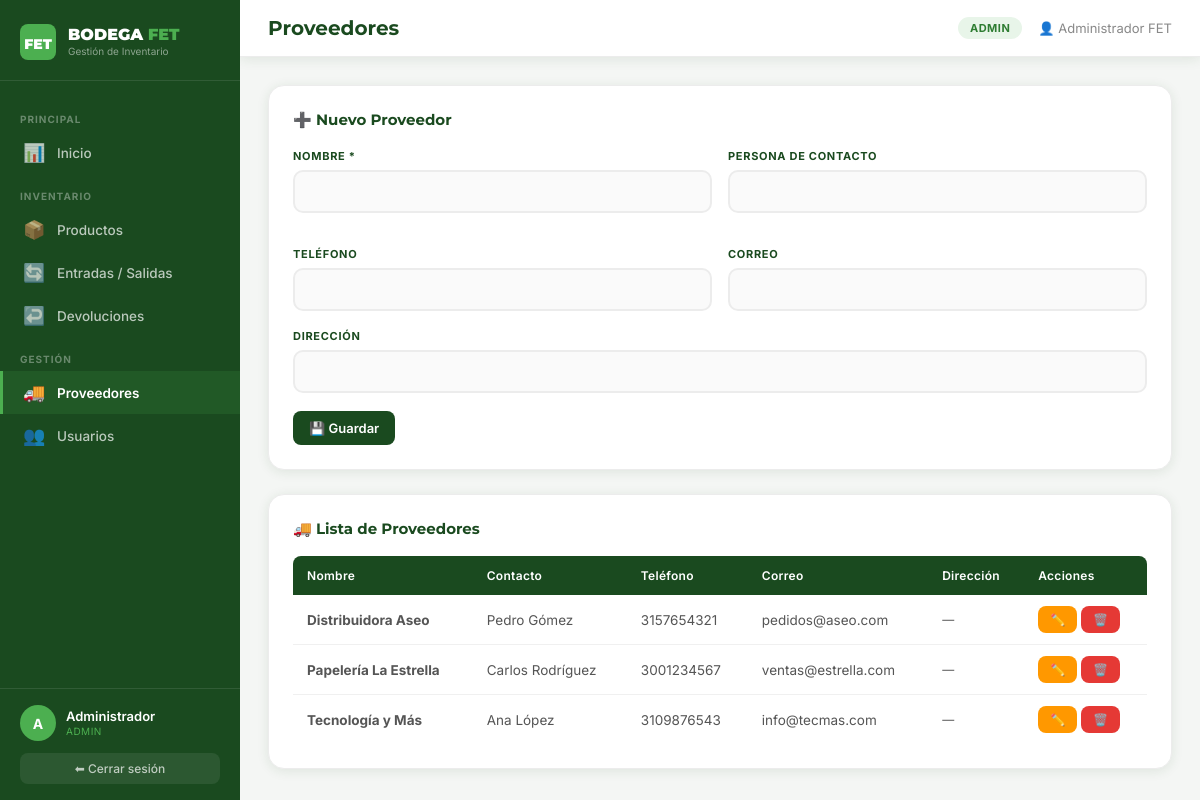
/proveedores.php (signed in), run on the app's committed database.
### tables this page shows
CREATE TABLE proveedores (
    id INT AUTO_INCREMENT PRIMARY KEY,
    nombre VARCHAR(150) NOT NULL,
    contacto VARCHAR(100),
    telefono VARCHAR(20),
    correo VARCHAR(150),
    direccion TEXT,
    activo TINYINT(1) DEFAULT 1,
    fecha_registro TIMESTAMP DEFAULT CURRENT_TIMESTAMP
);

### proveedores.php (the view, shortened to what this page needs)
<?php
require_once 'conexion.php';
$titulo_pagina = 'Proveedores';
$editar = null;
$proveedores = mysqli_query($conexion, "SELECT * FROM proveedores WHERE activo=1 ORDER BY nombre");
include 'header.php';
?>
<div class="card" style="margin-bottom:24px;">
    <h3 style="font-family:Montserrat,sans-serif;font-size:15px;color:#1a4a1f;margin-bottom:20px;">
        <?php echo $editar ? '✏️ Editar Proveedor' : '➕ Nuevo Proveedor'; ?>
    </h3>
    <form method="POST">
        <div class="form-grid-2">
            <div class="form-group">
                <label>Nombre *</label>
                <input type="text" name="nombre" class="form-control" required value="<?php echo htmlspecialchars($editar['nombre'] ?? ''); ?>">
            </div>
            <div class="form-group">
                <label>Persona de contacto</label>
                <input type="text" name="contacto" class="form-control" value="<?php echo htmlspecialchars($editar['contacto'] ?? ''); ?>">
            </div>
            <div class="form-group">
                <label>Teléfono</label>
                <input type="text" name="telefono" class="form-control" value="<?php echo htmlspecialchars($editar['telefono'] ?? ''); ?>">
            </div>
            <div class="form-group">
                <label>Correo</label>
                <input type="email" name="correo" class="form-control" value="<?php echo htmlspecialchars($editar['correo'] ?? ''); ?>">
            </div>
        </div>
        <div class="form-group">
            <label>Dirección</label>
            <input type="text" name="direccion" class="form-control" value="<?php echo htmlspecialchars($editar['direccion'] ?? ''); ?>">
        </div>
        <div style="display:flex;gap:10px;">
            <button type="submit" class="btn btn-primary">💾 <?php echo $editar?'Actualizar':'Guardar'; ?></button>
        </div>
    </form>
</div>
<div class="card">
    <h3 style="font-family:Montserrat,sans-serif;font-size:15px;color:#1a4a1f;margin-bottom:18px;">🚚 Lista de Proveedores</h3>
    <div class="tabla-wrap">
    <table>
        <thead><tr><th>Nombre</th><th>Contacto</th><th>Teléfono</th><th>Correo</th><th>Dirección</th><th>Acciones</th></tr></thead>
        <tbody>
        <?php if(mysqli_num_rows($proveedores)===0): ?>
            <tr><td colspan="6" style="text-align:center;color:#aaa;padding:20px;">Sin proveedores.</td></tr>
        <?php else: ?>
        <?php while($p=mysqli_fetch_assoc($proveedores)): ?>
        <tr>
            <td><strong><?php echo htmlspecialchars($p['nombre']); ?></strong></td>
            <td><?php echo htmlspecialchars($p['contacto'] ?: '—'); ?></td>
            <td><?php echo htmlspecialchars($p['telefono'] ?: '—'); ?></td>
            <td><?php echo htmlspecialchars($p['correo'] ?: '—'); ?></td>
            <td style="font-size:12px;"><?php echo htmlspecialchars($p['direccion'] ?: '—'); ?></td>
            <td style="white-space:nowrap;">
                <a href="proveedores.php?editar=<?php echo $p['id']; ?>" class="btn btn-warning btn-sm">✏️</a>
                <a href="proveedores.php?eliminar=<?php echo $p['id']; ?>" class="btn btn-danger btn-sm" onclick="return confirm('¿Eliminar?')">🗑️</a>
            </td>
        </tr>
        <?php endwhile; ?>
        <?php endif; ?>
        </tbody>
    </table>
    </div>
</div>
<?php include 'footer.php'; ?>

### header.php (shortened to what this page needs)
<?php
$pagina_actual = basename($_SERVER['PHP_SELF']);
?>
<!DOCTYPE html>
<html lang="es">
<head>
<body>
<aside class="sidebar">
    <div class="sidebar-logo">
        <svg width="36" height="36" viewBox="0 0 36 36">
            <rect width="36" height="36" rx="8" fill="#4caf50"/>
            <text x="18" y="25" text-anchor="middle" font-family="Montserrat,sans-serif" font-weight="900" font-size="14" fill="white">FET</text>
        </svg>
        <div class="sidebar-logo-text">
            <h1>BODEGA <span>FET</span></h1>
            <p>Gestión de Inventario</p>
        </div>
    </div>
    <nav class="sidebar-nav">
        <div class="nav-section">Principal</div>
        <a href="dashboard.php" class="nav-item <?php echo ($pagina_actual=='dashboard.php')?'active':''; ?>">
            <span class="icon">📊</span> Inicio
        </a>
        <div class="nav-section">Inventario</div>
        <a href="productos.php" class="nav-item <?php echo ($pagina_actual=='productos.php')?'active':''; ?>">
            <span class="icon">📦</span> Productos
        </a>
        <a href="movimientos.php" class="nav-item <?php echo ($pagina_actual=='movimientos.php')?'active':''; ?>">
            <span class="icon">🔄</span> Entradas / Salidas
        </a>
        <a href="devoluciones.php" class="nav-item <?php echo ($pagina_actual=='devoluciones.php')?'active':''; ?>">
            <span class="icon">↩️</span> Devoluciones
        </a>
        <div class="nav-section">Gestión</div>
        <a href="proveedores.php" class="nav-item <?php echo ($pagina_actual=='proveedores.php')?'active':''; ?>">
            <span class="icon">🚚</span> Proveedores
        </a>
        <?php if ($_SESSION['rol'] === 'admin'): ?>
        <a href="usuarios.php" class="nav-item <?php echo ($pagina_actual=='usuarios.php')?'active':''; ?>">
            <span class="icon">👥</span> Usuarios
        </a>
        <?php endif; ?>
    </nav>
    <div class="sidebar-user">
        <div class="user-info">
            <div class="user-avatar"><?php echo strtoupper(substr($_SESSION['nombre'],0,1)); ?></div>
            <div>
                <div class="user-name"><?php echo htmlspecialchars(explode(' ',$_SESSION['nombre'])[0]); ?></div>
                <div class="user-role"><?php echo $_SESSION['rol']; ?></div>
            </div>
        </div>
        <a href="logout.php" class="btn-salir">⬅ Cerrar sesión</a>
    </div>
</aside>
<main class="main">
<div class="topbar">
    <h2><?php echo $titulo_pagina ?? 'Dashboard'; ?></h2>
    <div class="topbar-right">
        <span class="badge-rol badge-<?php echo $_SESSION['rol']; ?>"><?php echo $_SESSION['rol']; ?></span>
        <span style="font-size:13px;color:#888;">👤 <?php echo htmlspecialchars($_SESSION['nombre']); ?></span>
    </div>
</div>
<div class="content">

### footer.php
</div>
</main>
</body>
</html>

### data on the page
proveedores: nombre "Distribuidora Aseo", contacto "Pedro Gómez", telefono "3157654321", correo "pedidos@aseo.com", direccion "—"
proveedores: nombre "Papelería La Estrella", contacto "Carlos Rodríguez", telefono "3001234567", correo "ventas@estrella.com", direccion "—"
proveedores: nombre "Tecnología y Más", contacto "Ana López", telefono "3109876543", correo "info@tecmas.com", direccion "—"

### other printed values
substr($_SESSION['nombre'],0,1) "A"
explode(' ',$_SESSION['nombre'])[0] "Administrador"
$_SESSION['rol'] "ADMIN"
$titulo_pagina "Proveedores"
$_SESSION['nombre'] "Administrador FET"
